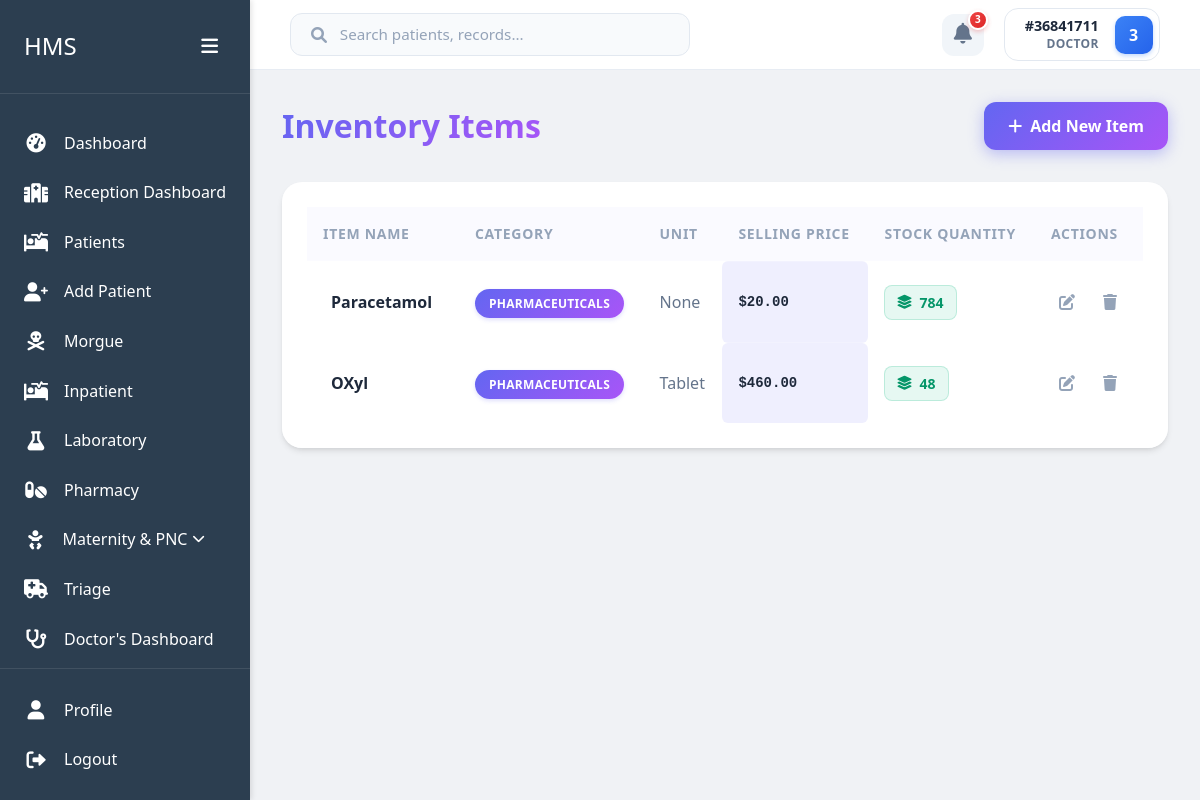
The page /inventory/items/ (signed in) on the database its author committed.
### users/models.py (models this page shows, shortened)
class User(AbstractBaseUser, PermissionsMixin):
    roles = [
        ('Admin', 'Admin'),
        ('Receptionist', 'Receptionist'),
        ('Doctor', 'Doctor'),
        ('Nurse', 'Nurse'),
        ('Pharmacist', 'Pharmacist'),
        ('Lab Technician', 'Lab Technician'),
        ('Accountant', 'Accountant'),
        ('Triage Nurse', 'Triage Nurse'),
        ('Radiographer', 'Radiographer'),
        ('Procurement Officer', 'Procurement Officer'),
        ('SHA Manager', 'SHA Manager'),
    ]
    id_number = models.CharField(max_length=20, unique=True)
    role = models.CharField(max_length=20, choices=roles)
    is_staff = models.BooleanField(default=False)
    is_active = models.BooleanField(default=True)
    date_joined = models.DateTimeField(default=timezone.now)
    USERNAME_FIELD = 'id_number'
    REQUIRED_FIELDS = []
    objects = CustomUserManager()

### inventory/models.py (models this page shows, shortened)
class InventoryItem(models.Model):
    ITEM_TYPE_CHOICES = [
        ('Medicine', 'Medicine'),
        ('Consumable', 'Consumable'),
        ('General', 'General Supply'),
    ]
    name = models.CharField(max_length=200)
    category = models.ForeignKey(InventoryCategory, on_delete=models.CASCADE, related_name='items')
    item_type = models.CharField(max_length=20, choices=ITEM_TYPE_CHOICES, default='General')
    description = models.TextField(blank=True, null=True)
    dispensing_unit = models.CharField(max_length=50, help_text="Smallest unit sold (e.g., Tablet, ml, Piece)")
    packaging_unit = models.CharField(max_length=100, blank=True, null=True, help_text="How it's bought (e.g., Box of 100)")
    units_per_pack = models.PositiveIntegerField(default=1, help_text="Number of dispensing units in one packaging unit")
    is_dispensed_as_whole = models.BooleanField(default=False, help_text="If true, item is only sold as a whole unit (e.g., a small box)")
    unit = models.CharField(max_length=50, help_text="e.g., pieces, ml, mg, boxes", blank=True, null=True) # Kept for legacy compatibility if needed
    reorder_level = models.IntegerField(default=10)
    selling_price = models.DecimalField(max_digits=10, decimal_places=2, default=0.00, help_text="Selling price per dispensing unit")

class InventoryCategory(models.Model):
    name = models.CharField(max_length=100)
    description = models.TextField(blank=True, null=True)
    class Meta:
        verbose_name_plural = "Inventory Categories"
    def __str__(self):
        return self.name

### inventory/views.py (the view)
# urls.py: path('items/', views.item_list, name='item_list'),
@login_required
def item_list(request):
    items = InventoryItem.objects.annotate(
        total_stock=Sum('stock_records__quantity')
    ).select_related('category')
    return render(request, 'inventory/item_list.html', {'items': items})

### inventory/templates/inventory/item_list.html (shortened to what this page needs)
{% extends 'users/dashboard_base.html' %}
{% load static %}
{% block content %}
<div class="inventory-header">
    <h1>Inventory Items</h1>
    <a href="{% url 'inventory:add_item' %}" class="btn-add">
        <i class="fas fa-plus"></i>
        Add New Item
    </a>
</div>
<div class="inventory-table-container">
    <table class="inventory-table">
        <thead>
            <tr>
                <th>Item Name</th>
                <th>Category</th>
                <th>Unit</th>
                <th>Selling Price</th>
                <th>Stock Quantity</th>
                <th>Actions</th>
            </tr>
        </thead>
        <tbody>
            {% for item in items %}
            <tr>
                <td><a href="{% url 'inventory:add_stock' item.id %}"
                        style="text-decoration: none; color: var(--text-primary); font-weight: 600; display: inline-block; padding: 0.25rem 0.5rem; border-radius: 6px; transition: all 0.3s ease;"
                        onmouseover="this.style.background='rgba(99, 102, 241, 0.1)'"
                        onmouseout="this.style.background='transparent'">{{ item.name }}</a></td>
                <td><span class="badge-category">{{ item.category }}</span></td>
                <td>{{ item.unit }}</td>
                <td class="price-tag">${{ item.selling_price }}</td>
                <td>
                    <div
                        class="stock-status {% if item.total_stock <= item.reorder_level %}status-critical{% else %}status-normal{% endif %}">
                        <i class="fas fa-layer-group"></i>
                        {{ item.total_stock|default:0 }}
                    </div>
                </td>
                <td>
                    <div style="display: flex; gap: 0.75rem;">
                        <a href="#" style="color: var(--text-muted); transition: all 0.3s ease; padding: 0.5rem; border-radius: 6px;"
                           onmouseover="this.style.color='#6366f1'; this.style.background='rgba(99, 102, 241, 0.1)'"
                           onmouseout="this.style.color='var(--text-muted)'; this.style.background='transparent'"><i class="fas fa-edit"></i></a>
                        <a href="#" style="color: var(--text-muted); transition: all 0.3s ease; padding: 0.5rem; border-radius: 6px;"
                           onmouseover="this.style.color='#ef4444'; this.style.background='rgba(239, 68, 68, 0.1)'"
                           onmouseout="this.style.color='var(--text-muted)'; this.style.background='transparent'"><i class="fas fa-trash"></i></a>
                    </div>
                </td>
            </tr>
            {% endfor %}
        </tbody>
    </table>
</div>
{% endblock %}

### users/templates/users/dashboard_base.html (shortened to what this page needs)
{% load static %}
<!DOCTYPE html>
<html lang="en">
<head>
    <link rel="stylesheet" href="{% static 'users/css/dashboard.css' %}">
    <link rel="stylesheet" href="{% static 'users/vendor/fontawesome/css/all.min.css' %}">
    <link rel="stylesheet" href="{% static 'users/css/tailwind.css' %}">
</head>
<body>
    <div class="dashboard-container">
        <div class="sidebar" id="sidebar">
            <div class="sidebar-header">
                <h2>HMS</h2>
                <button class="toggle-btn" id="sidebarToggle">
                    <i class="fas fa-bars"></i>
                </button>
            </div>
            <div class="sidebar-menu">
                {% if user.is_staff %}
                <a href="{% url 'users:dashboard' %}"
                    class="menu-item {% if request.resolver_match.url_name == 'dashboard' %}active{% endif %}">
                    <i class="fas fa-tachometer-alt"></i>
                    <span>Dashboard</span>
                </a>
                {% endif %}
                {% if user.role == 'Admin' or user.role == 'Receptionist' or user.role == 'Doctor' or user.role == 'Triage Nurse' %}
                <a href="{% url 'home:reception_dashboard' %}"
                    class="menu-item {% if request.resolver_match.url_name == 'reception_dashboard' %}active{% endif %}">
                    <i class="fas fa-hospital"></i>
                    <span>Reception Dashboard</span>
                </a>
                <a href="{% url 'home:patient_list' %}"
                    class="menu-item {% if request.resolver_match.url_name == 'patient_list' %}active{% endif %}">
                    <i class="fas fa-procedures"></i>
                    <span>Patients</span>
                </a>
                <a href="{% url 'home:patient_create' %}"
                    class="menu-item {% if request.resolver_match.url_name == 'patient_create' %}active{% endif %}">
                    <i class="fas fa-user-plus"></i>
                    <span>Add Patient</span>
                </a>
                {% endif %}
                {% if user.role == 'Admin' or user.role == 'Doctor' or user.role == 'Morgue Attendant' %}
                <a href="{% url 'morgue:dashboard' %}"
                    class="menu-item {% if request.resolver_match.namespace == 'morgue' %}active{% endif %}">
                    <i class="fas fa-skull-crossbones"></i>
                    <span>Morgue</span>
                </a>
                {% endif %}
                {% if user.role == 'Admin' or user.role == 'Doctor' or user.role == 'Nurse' %}
                <a href="{% url 'inpatient:dashboard' %}"
                    class="menu-item {% if request.resolver_match.namespace == 'inpatient' %}active{% endif %}">
                    <i class="fas fa-procedures"></i>
                    <span>Inpatient</span>
                </a>
                {% endif %}
                {% if user.role == 'Admin' or user.role == 'Doctor' or user.role == 'Lab Technician' %}
                <a href="{% url 'lab:radiology_dashboard' %}"
                    class="menu-item {% if request.resolver_match.namespace == 'lab' %}active{% endif %}">
                    <i class="fas fa-flask"></i>
                    <span>Laboratory</span>
                </a>
                {% endif %}
                {% if user.role == 'Admin' or user.role == 'Doctor' or user.role == 'Pharmacist' %}
                <a href="{% url 'home:pharmacy_dashboard' %}"
                    class="menu-item {% if request.resolver_match.url_name == 'pharmacy_dashboard' %}active{% endif %}">
                    <i class="fas fa-pills"></i>
                    <span>Pharmacy</span>
                </a>
                {% endif %}
                {% if user.role == 'Admin' or user.role == 'Doctor' or user.role == 'Nurse' %}
                <a href="javascript:void(0)"
                    class="menu-item has-submenu {% if request.resolver_match.namespace == 'maternity' %}active{% endif %}"
                    id="maternityMenu">
                    <i class="fas fa-baby"></i>
                    <span>Maternity & PNC</span>
                    <i class="fas fa-chevron-down ms-auto submenu-arrow"
                        style="font-size: 0.8rem; transition: transform 0.3s;"></i>
                </a>
                {% endif %}
                {% if user.role == 'Admin' or user.role == 'Doctor' or user.role == 'Nurse' or user.role == 'Triage Nurse' %}
                <a href="#" class="menu-item {% if 'triage' in request.resolver_match.namespaces %}active{% endif %}">
                    <i class="fas fa-ambulance"></i>
                    <span>Triage</span>
                </a>
                {% endif %}
                {% if user.role == 'Admin' or user.role == 'Doctor' %}
                <a href="{% url 'home:opd_dashboard' %}"
                    class="menu-item {% if request.resolver_match.url_name == 'opd_dashboard' %}active{% endif %}">
                    <i class="fas fa-stethoscope"></i>
                    <span>Doctor's Dashboard</span>
                </a>
                {% endif %}
                <a href="#" class="menu-item">
                </a>
            </div>
            <div class="sidebar-footer">
                <a href="{% url 'users:profile' %}" class="menu-item">
                    <i class="fas fa-user"></i>
                    <span>Profile</span>
                </a>
                <a href="{% url 'users:logout' %}" class="menu-item">
                    <i class="fas fa-sign-out-alt"></i>
                    <span>Logout</span>
                </a>
            </div>
        </div>
        <div class="main-content" id="mainContent">
            <header class="top-bar">
                <div class="search-bar">
                    <i class="fas fa-search"></i>
                    <input type="text" placeholder="Search patients, records...">
                </div>
                <div class="user-nav">
                    <div class="notifications">
                        <i class="fas fa-bell"></i>
                        <span class="notification-badge">3</span>
                    </div>
                    <div class="user-profile-nav">
                        <div class="user-details">
                            <span class="user-id">#{{ user.id_number }}</span>
                            <span class="user-role">{{ user.get_role_display }}</span>
                        </div>
                        <div class="user-avatar-sm">
                            {{ user.id_number|slice:":1"|upper }}
                        </div>
                    </div>
                </div>
            </header>
            <main>
                {% block content %}{% endblock %}
            </main>
        </div>
    </div>
</body>
</html>

### users/static/users/css/dashboard.css (style rules this page uses)
:root { --primary-color: #3498db; --secondary-color: #2c3e50; --accent-color: #e74c3c; --light-gray: #f5f7fa; --dark-gray: #7f8c8d; --white: #ffffff; --sidebar-width: 250px; --sidebar-collapsed-width: 70px; --transition: all 0.3s ease; }
* { margin: 0; padding: 0; box-sizing: border-box; font-family: 'Segoe UI', Tahoma, Geneva, Verdana, sans-serif; }
body { background-color: #f0f2f5; color: #333; }
.dashboard-container { display: flex; min-height: 100vh; }
.sidebar { width: var(--sidebar-width); background-color: var(--secondary-color); color: var(--white); transition: var(--transition); display: flex; flex-direction: column; position: fixed; height: 100vh; z-index: 1000; box-shadow: 2px 0 5px rgba(0, 0, 0, 0.1); }
.sidebar-header { padding: 1.5rem; display: flex; align-items: center; justify-content: space-between; border-bottom: 1px solid rgba(255, 255, 255, 0.1); }
.sidebar-header h2 { margin: 0; font-size: 1.5rem; white-space: nowrap; overflow: hidden; }
.toggle-btn { background: none; border: none; color: var(--white); font-size: 1.2rem; cursor: pointer; padding: 0.5rem; border-radius: 4px; transition: var(--transition); }
.sidebar-menu { flex: 1; padding: 1.5rem 0; overflow-y: auto; }
.menu-item { display: flex; align-items: center; padding: 0.8rem 1.5rem; color: var(--white); text-decoration: none; transition: var(--transition); white-space: nowrap; overflow: hidden; }
.menu-item i { margin-right: 1rem; font-size: 1.2rem; width: 24px; text-align: center; }
.sidebar-footer { border-top: 1px solid rgba(255, 255, 255, 0.1); padding: 1rem 0; }
.main-content { flex: 1; margin-left: var(--sidebar-width); transition: var(--transition); display: flex; flex-direction: column; width: calc(100% - var(--sidebar-width)); max-width: calc(100vw - var(--sidebar-width)); box-sizing: border-box; }
.top-bar { background: rgba(255, 255, 255, 0.95); backdrop-filter: blur(10px); padding: 0.6rem 2.5rem; display: flex; justify-content: space-between; align-items: center; border-bottom: 1px solid rgba(226, 232, 240, 0.8); position: sticky; top: 0; z-index: 900; height: 70px; }
.search-bar { display: flex; align-items: center; background-color: #f8fafc; padding: 0.6rem 1.25rem; border-radius: 12px; width: 400px; border: 1px solid #e2e8f0; transition: all 0.3s cubic-bezier(0.4, 0, 0.2, 1); }
.search-bar i { color: #94a3b8; margin-right: 0.8rem; font-size: 1rem; transition: color 0.3s ease; }
.search-bar input { border: none; background: none; outline: none; width: 100%; font-size: 0.95rem; color: #1e293b; font-weight: 500; }
.search-bar input::placeholder { color: #94a3b8; font-weight: 400; }
.user-nav { display: flex; align-items: center; gap: 1.25rem; }
.notifications { position: relative; cursor: pointer; width: 42px; height: 42px; display: flex; align-items: center; justify-content: center; border-radius: 12px; background: #f1f5f9; color: #64748b; transition: all 0.2s ease; }
.notifications i { font-size: 1.3rem; }
.notification-badge { position: absolute; top: -4px; right: -4px; background: linear-gradient(135deg, #ef4444 0%, #dc2626 100%); color: white; font-size: 10px; font-weight: 800; min-width: 20px; height: 20px; padding: 0 5px; display: flex; align-items: center; justify-content: center; border-radius: 10px; border: 2px solid #ffffff; box-shadow: 0 2px 4px rgba(239, 68, 68, 0.3); }
.user-profile-nav { display: flex; align-items: center; gap: 1rem; padding: 0.4rem 0.4rem 0.4rem 1.25rem; background: #ffffff; border: 1px solid #e2e8f0; border-radius: 14px; cursor: pointer; transition: all 0.2s ease; user-select: none; }
.user-avatar-sm { width: 38px; height: 38px; background: linear-gradient(135deg, #3b82f6 0%, #2563eb 100%); color: white; border-radius: 10px; display: flex; align-items: center; justify-content: center; font-weight: 700; font-size: 1rem; box-shadow: 0 2px 4px rgba(59, 130, 246, 0.3); order: 2; }
.user-details { display: flex; flex-direction: column; align-items: flex-end; line-height: 1.4; order: 1; }
.user-id { font-size: 0.9rem; font-weight: 700; color: #1e293b; letter-spacing: -0.01em; }
.user-role { font-size: 0.75rem; color: #64748b; font-weight: 600; text-transform: uppercase; letter-spacing: 0.025em; }
main { flex: 1; padding: 2rem; }

### rows shown on the page
User: id_number "36841711", role "DOCTOR", id_number "3"
InventoryItem: name "Paracetamol", category "PHARMACEUTICALS", unit "None", selling_price "20.00", total_stock "784"
InventoryItem: name "OXyl", category "PHARMACEUTICALS", unit "Tablet", selling_price "460.00", total_stock "48"
